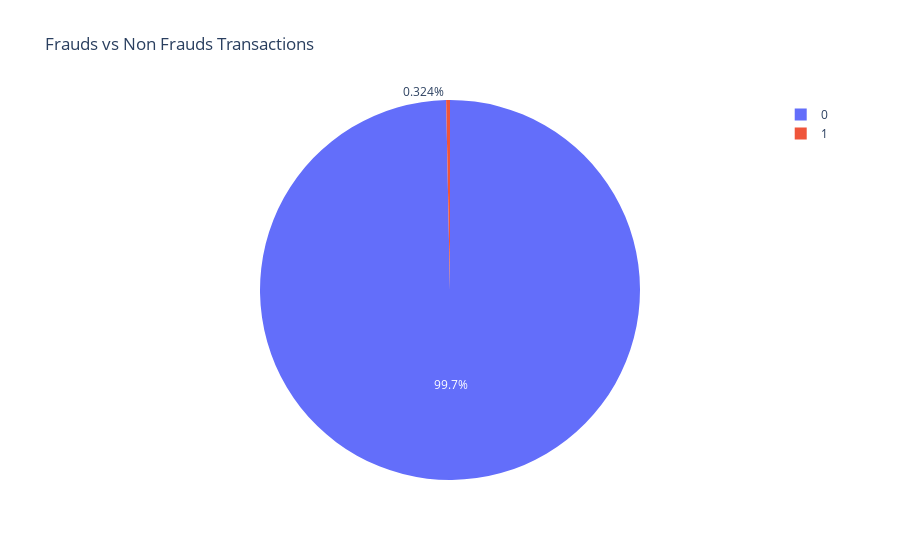

Notebook code cell kept with this figure:
### Code cell
rows = len(df)
fraud_flag = df['FlAgImpAye'].value_counts()
print(f'NOT FRAUDS { fraud_flag[0] } \t REPRESENTS { round((fraud_flag[0] / rows) * 100, 3) } %')
print(f'FRAUDS { fraud_flag[1] } \t\t REPRESENTS { round((fraud_flag[1] / rows) * 100, 3) } %')
px.pie(names=fraud_flag.index, values=fraud_flag, title="Frauds vs Non Frauds Transactions")

### Figure 1 — Plotly figure (JSON) as saved in the notebook; plotly's stock layout.template omitted (floating-point values rounded to 4 significant figures)
{"data": [{"domain": {"x": [0.0, 1.0], "y": [0.0, 1.0]}, "hovertemplate": "label=%{label}<br>value=%{value}<extra></extra>", "labels": [0, 1], "legendgroup": "", "name": "", "showlegend": true, "type": "pie", "values": [263288, 855]}], "layout": {"legend": {"tracegroupgap": 0}, "title": {"text": "Frauds vs Non Frauds Transactions"}}}
